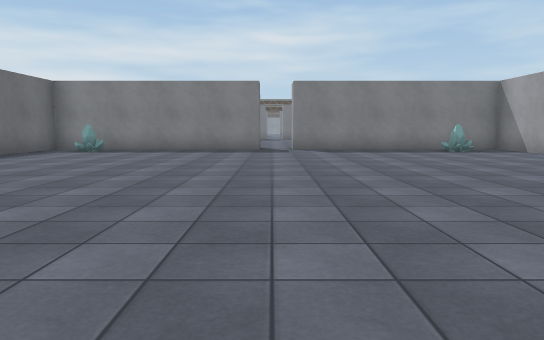
View 1 (above)

12 first-person views from a walk through a Unity game level. The camera is 1.2 m above the floor, tilts 6° down and sees 70° across. The floor is counted in squares, 2 m on a side. Each view is taken from the middle of a square. On the plan, view 1 faces up. The plan holds only what a view shows up to about 11 squares ahead; the rest is blank. The place goes on beyond the plan. The player character is not drawn. Some surface patterns are stand-ins.

View 2
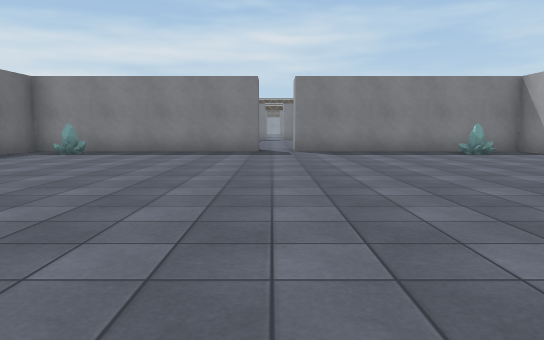

View 3
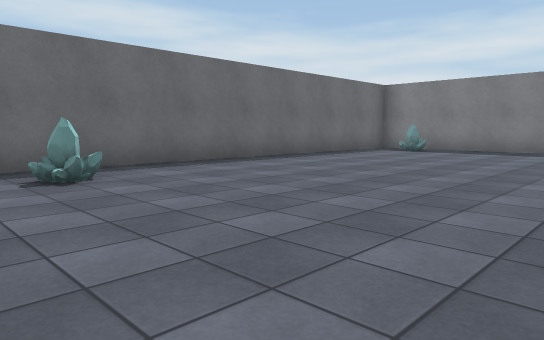

View 4
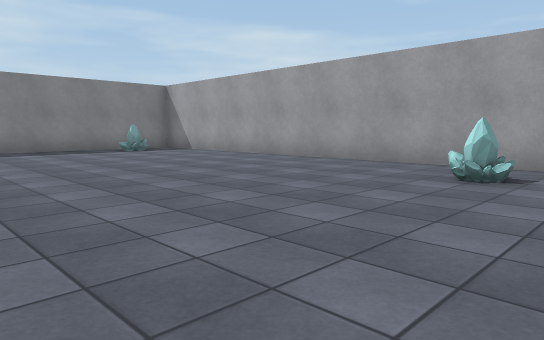

View 5
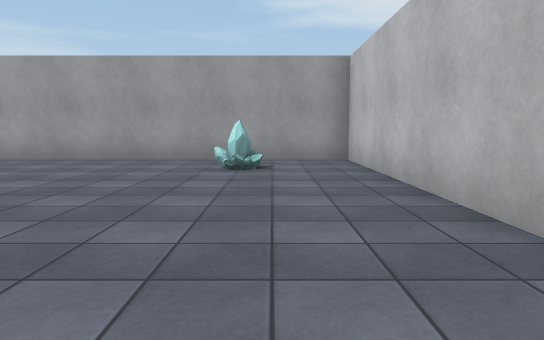

View 6
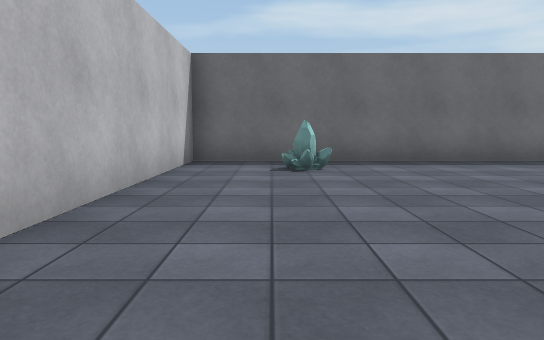

View 7
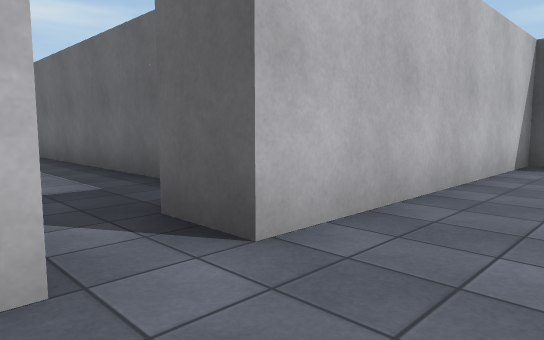

View 8
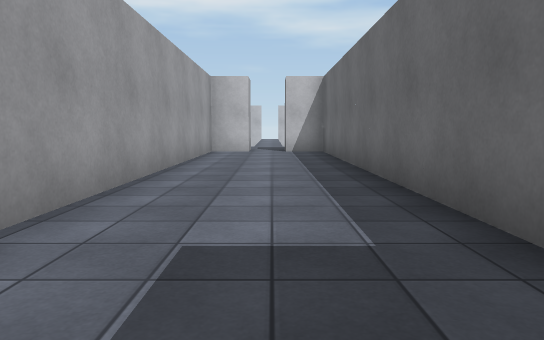

View 9
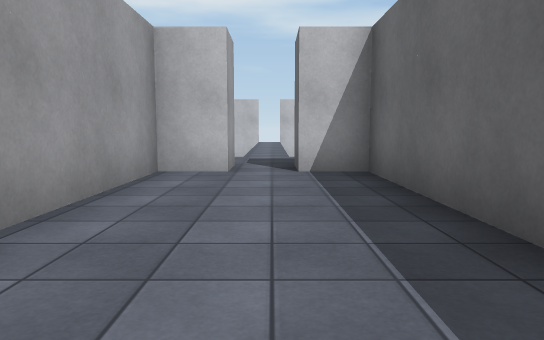

View 10
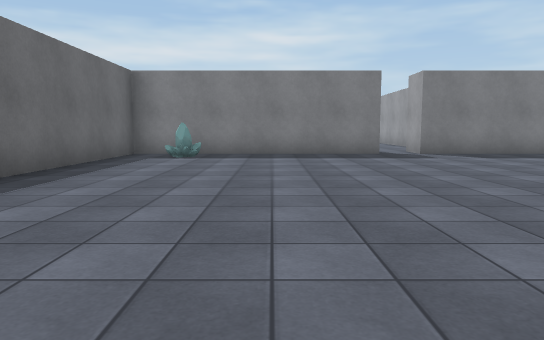

View 11
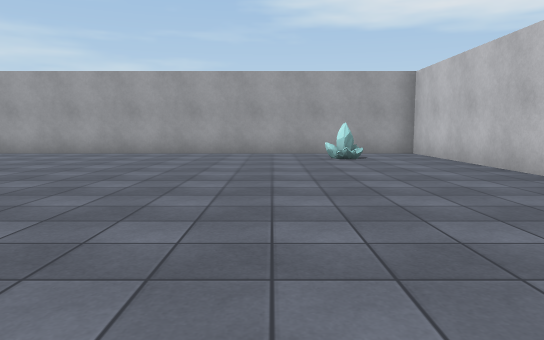

View 12
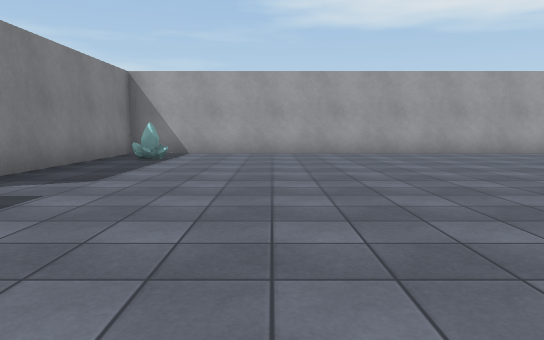

### Floor plan
Points are (right, up) in squares from view 1. A wall is a line through its corners. A room is listed if a view was taken in it or the views show most of it. See-through windows are left out.
Room 1 (views 1, 2, 3, 4, 5, 6, 7, 10, 11, 12)
walls: (-0.4, 11.5) (-6.4, 11.5) (-6.4, -0.5) (-0.4, -0.5); (0.5, -0.5) (6.6, -0.5) (6.6, 11.5) (0.6, 11.5) (0.6, 12.5)
ways out: opening at (0, -1) to room 2
objects: other object (-5, 1) to (-5, 2); other object (-5, 10) to (-5, 11); other object (5, 2); other object (5, 11)
Room 2 (views 8, 9)
walls: (-1.4, -2.9) (-1.4, -11.5) (-0.4, -11.5); (-0.4, -0.5) (-0.4, -1.5); (0.6, -11.5) (1.6, -11.5) (1.6, -3.2)
ways out: opening at (0, -1) to room 1; opening at (0, -12)

Positions as (right, up) in squares from view 1, and headings:
1: (0, 0), facing up
2: (0, 1), facing up
3: (0, 0), facing up-left
4: (0, 0), facing up-right
5: (-1, 1), facing right
6: (1, 1), facing left
7: (1, 1), facing down-left
8: (0, -1), facing down
9: (0, -6), facing down
10: (-3, 2), facing up
11: (-3, 3), facing right
12: (-3, 8), facing right
